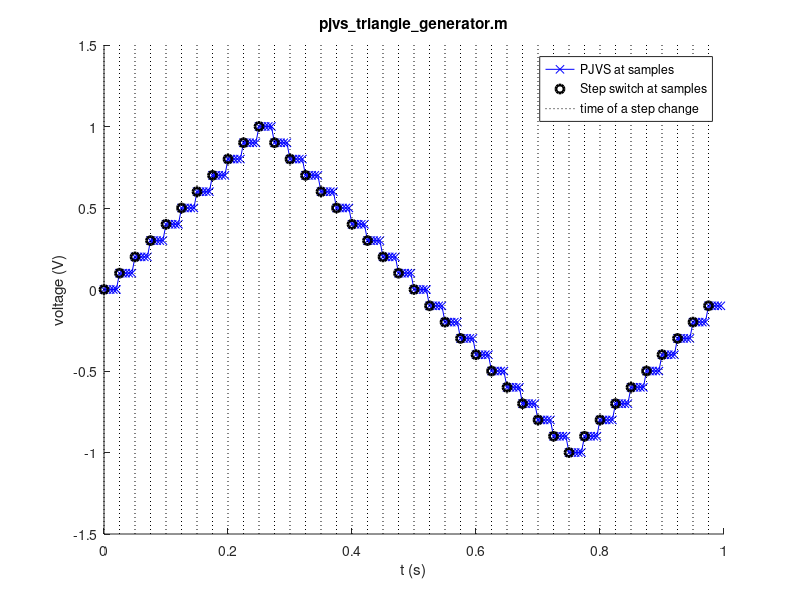

MATLAB code for this plot:
% Simulates triangle step waveform generated by PJVS. It can generate only
% coherent triangle, nothing else.
% Any input quantity can be set to empty value []. Default value will be set for
% this quantity. Either specify 't' and keep 'L' and 'fs' empty or keep 't'
% empty and specify 'L' and 'fs'. If both 't' and 'L','fs' will be specified,
% 't' got preference.
%
% Inputs:
% fs - frequency of the samples (sampling frequency) (Hz), scalar.
% L - number of samples (record length), scalar.
% t - ignored
% f - frequency of the reference waveform (Hz), scalar.
% A - amplitude of the reference waveform (V), scalar.
% ph - ignored
% fstep - frequency of the PJVS steps (Hz), scalar.
% phstep - ignored
% fm - microwave frequency (Hz), scalar.
% waveformtype - ignored
%
% Outputs:
% y - samples of the quantized reference waveform (V).
% n - quantum numbers in every PJVS step (int).
% Upjvs - PJVS voltages of all PJVS steps (V).
% Upjvs1period - PJVS voltages of PJVS steps in one period of reference waveform (V).
% Spjvs - indexes of samples of PJVS switches - switch happen before or at the sample.
% tsamples - times of samples of y (s).
%
% Example:
% [y, n, Upjvs, Upjvs1period, Spjvs, tsamples] = pjvs_wvfrm_generator2();
% plot(t, y);

function [y, n, Upjvs, Upjvs1period, Spjvs, tsamples] = pjvs_wvfrm_generator2(fs, L, t, f, A, ph, fstep, phstep, fm, waveformtype, verbose)
    % Constants %<<<1

    % Josephson constant, 2e/h:
    h = 6.62607015e-34;
    e = 1.602176634e-19;
    KJ = 2*e/h; % (Hz/V)

    % treat user inputs %<<<1
    % set default values
    if ~exist('fs', 'var') fs = []; end
    if ~exist('L', 'var') L = []; end
    if ~exist('t', 'var') t = []; end
    if ~exist('f', 'var') f = []; end
    if ~exist('A', 'var') A = []; end
    if ~exist('ph', 'var') ph = []; end
    if ~exist('fstep', 'var') fstep = []; end
    if ~exist('phstep', 'var') phstep = []; end
    if ~exist('fm', 'var') fm = []; end
    if ~exist('waveformtype', 'var') waveformtype = []; end
    if ~exist('verbose', 'var') verbose = 1; end
    if isempty(t)
        % time series was not provided
        if isempty(fs) fs = 200; end
        if isempty(L) L = 200; end
    else
        L = [];
        fs = [];
    end
    if isempty(f) f = 1; end
    if isempty(A) A = 1; end
    if isempty(ph) ph = 0; end
    if isempty(fstep) fstep = 40; end
    if isempty(phstep) phstep = 0; end
    if isempty(fm) fm = 75e9; end
    if isempty(waveformtype) waveformtype = 2; end
    if isempty(verbose) verbose = 1; end

    if isempty(t)
        if L <= 0
            error('pjvs_wvfrm_generator: Number of samples `L` must be greater than zero!')
        end
        if fs <= 0
            error('pjvs_wvfrm_generator: Frequency of the samples `fs` must be greater than zero!')
        end
    else
        if numel(t) == 0
            error('pjvs_wvfrm_generator: Time of samples `t` must contain at least one value!')
        end
    end % if isempty(t)
    if any([fs f fstep fm] <= 0)
        error('pjvs_wvfrm_generator: All frequencies (`fs`, `f`, `fstep`, `fm`) must be greater than zero!')
    end
    if A <= 0
        error('pjvs_wvfrm_generator: Amplitude `A` must be greater than zero!')
    end
    verbose = not(not(verbose));

    % initialize values %<<<1
    % minimum voltage step for actual microwave frequency:
    VS = fm/KJ;

    % Generate purely coherent triangle with samples %<<<1
    % number of triangles in the whole record:
    trianglesinrecord = L./fs.*f;
    if not(fix(trianglesinrecord) == trianglesinrecord)
        error(sprintf('pjvs_triangle_generator: number of triangle periods in the whole record is %g <- must be integer number!', trianglesinrecord))
    end
    % samples in one PJVS step:
    samplesperstep = fs./fstep;
    if not(fix(samplesperstep) == samplesperstep)
        error(sprintf('pjvs_triangle_generator: number of samples in one PJVS step is %g <- must be integer number!', samplesperstep))
    end
    % steps in triangle:
    stepsno = fstep./f;
    if not(fix(stepsno) == stepsno)
        error(sprintf('pjvs_triangle_generator: number steps in the triangle is %g <- must be integer number!', stepsno))
    end
    if not(fix(stepsno./4) == stepsno./4)
        error('pjvs_triangle_generator: number steps in the triangle must be divisible by 4!')
    end

    % minimum difference of two PJVS steps to cover the whole amplitude:
    min_U = 2*A./(stepsno./2);
    % how big change of quantized voltage must be to cover min_U:
    delta_U = ceil(min_U./VS).*VS;
    % triangular voltage series for one triangle period:
    Upjvs1period = [-stepsno/4 : stepsno/4].*delta_U;
    Upjvs1period = [Upjvs1period Upjvs1period(end-1 : -1 : 2)];
    Upjvs1period = circshift(Upjvs1period, -stepsno/4);
    % triangles for whole record:
    Upjvs = repmat(Upjvs1period, trianglesinrecord);

    % quantum numbers:
    n = Upjvs.*KJ;

    % generate actual samples:
    y = repmat(Upjvs(:), 1, samplesperstep);
    y = reshape(y', 1, []);

    % time of samples:
    tsamples = [0 : 1 : L-1]./fs;

    % indexes of step change:
    Spjvs = [1 : samplesperstep : L];
    % Ensure Spjvs proper values
    % ensure start and ends of record as PJVS segments
    Spjvs(Spjvs < 1) = [];
    Spjvs(Spjvs > numel(y) + 1) = [];
    if Spjvs(1) ~= 1
        Spjvs = [1 Spjvs];
    end
    if Spjvs(end) ~= numel(y) + 1
        % because Spjvs marks start of step, next
        % step is after the last data sample
        Spjvs(end+1) = numel(y) + 1;
    end

    % DEBUG - part only for debugging or detailed inspection %<<<1
    if verbose
        % print out some information
        if isempty(t)
            no = L;
        else
            no = numel(t);
        end
        disp('---')
        disp('pjvs_triangle_generator DEBUG informations:')
        printf('Change of quantum number by 1 is equal to: %.4g V\n', VS);
        % To move phase of steps by half sample: that is ratio of 0.5*sampling
        % period to step period times 2*pi.
        printf('Number of samples in PJVS step: %d\n', samplesperstep)
        printf('No. of PJVS steps: %d\n', numel(Upjvs));
        printf('No. of used PJVS steps in one period of triangle waveform: %d\n', numel(Upjvs1period));

        % overview plot
        figure()
        hold on
        plot(tsamples, y, 'x-b')
        plot(tsamples(Spjvs(1:end-1)), y(Spjvs(1:end-1)), 'ok', 'markersize', 6, 'linewidth', 2)
        ylims = ylim;
        % plot times of step change
        tstepchange = tsamples(Spjvs(1:end-1));
        for j = 1:numel(tstepchange)
            plot([tstepchange(j) tstepchange(j)], ylims, ':k')
        end
        legend('PJVS at samples', 'Step switch at samples', 'time of a step change')
        hold off
        xlabel('t (s)')
        ylabel('voltage (V)')
        title(sprintf('pjvs_triangle_generator.m'), 'interpreter', 'none')
    end % if DEBUG

end % function

% tests  %<<<1
% XXX NOT OK! OLD! FIX! XXX
% XXX more tests should be present
%!test
%!shared fs, L, t, f, A, ph, fstep, phstep, fm, waveformtype, y, n, Upjvs, Upjvs1period, Spjvs, tsamples
%! fs = 1000;
%! L = 1000;
%! t = [];
%! f = 1;
%! A = 1;
%! ph = 0*pi;
%! fstep = 10;
%! phstep = 0;
%! fm = 75e9;
%! waveformtype = 1;
%! [y, n, Upjvs, Upjvs1period, Spjvs, tsamples] = pjvs_wvfrm_generator2(fs, L, t, f, A, ph, fstep, phstep, fm, waveformtype);
%!assert(size(y, 2) == L);
%!assert(size(n, 2) == 10);
%!assert(size(Upjvs, 2) == 10);
%!assert(size(Upjvs1period, 2) == 10);
%!assert(size(Spjvs, 2) == 10);
%!assert(size(tsamples, 2) == L);
%!assert(all(n == [1960 5131 6342 5131 1960 -1960 -5131 -6342 -5131 -1960]))
%! A=2;
%! [y, n, Upjvs, Upjvs1period, Spjvs, tsamples] = pjvs_wvfrm_generator2(fs, L, t, f, A, ph, fstep, phstep, fm, waveformtype);
%!assert(n(1) == 2*1960)
%! phstep = pi;
%! [y, n, Upjvs, Upjvs1period, Spjvs, tsamples] = pjvs_wvfrm_generator2(fs, L, t, f, A, ph, fstep, phstep, fm, waveformtype);
%!assert(size(n, 2) == 11);

% demo %<<<1
% terrible inputs and nice figure:
%!demo
%! fs = 100;
%! L = 200;
%! f = 1;
%! A = 1;
%! ph = 0;
%! fstep = 10;
%! phstep = 0;
%! fm = 75e9;
%! waveformtype = 1;
%! [y, n, Upjvs, Upjvs1period, Spjvs, tsamples] = pjvs_wvfrm_generator2(fs, L, [], f, A, ph, fstep, phstep, fm, waveformtype);
%! plot(tsamples, y, '-x')
%! xlabel('t (s)')
%! ylabel('sampled PJVS voltage (V)')
%! title('PJVS steps')

% vim settings modeline: vim: foldmarker=%<<<,%>>> fdm=marker fen ft=octave textwidth=80 tabstop=4 shiftwidth=4
